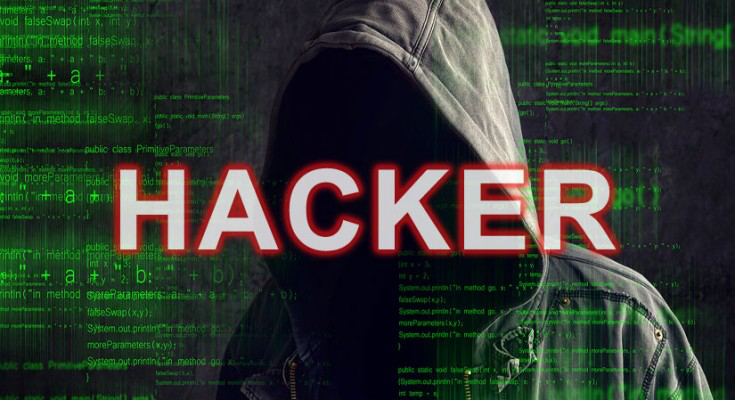
#> input picture testImage.png, 735 x 400 px; its folder holds 2 pictures in this run
$ python textInImage.py
#> lines starting #> are read from the running program, lines starting #| are printed output that depends on the picture
# Author: Steve Sanchez
# Course: CPSC 353
# Due date: 10/31/17
# This program hides and reveals text from a PNG image. To hide a message,
# store the message in the message.txt file in the program directory.
from PIL import Image
import getopt
import sys
import argparse
import time
import os


# Functions for decoding and encoding the images
# [58 lines left out: function decode, not called in this run]


def encode(fileName):
    # Open the image file
#> called with fileName = 'testImage.png'
    imageFile = Image.open(fileName)
#> imageFile is the input picture: PIL image 735x400 RGB; mean R, G, B 49.1, 57.5, 48.3

    # Rotate image to write from top left to bottom right
    # (Would be bottom right to top left in original orientation)
    imageFile = imageFile.rotate(180)
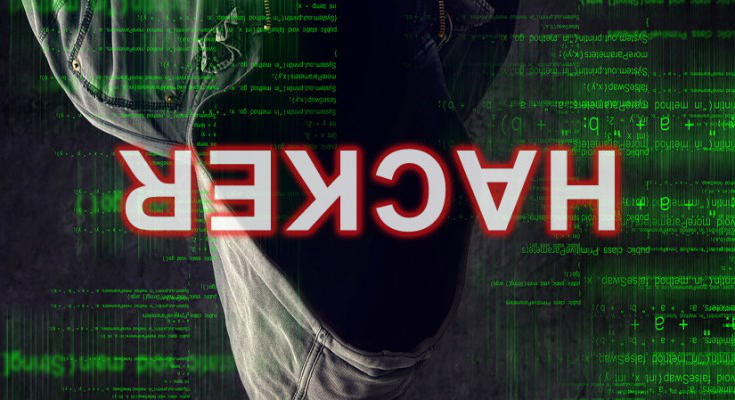
#> imageFile: PIL image 735x400 RGB; mean R, G, B 49.1, 57.5, 48.3

    # Read in text file containing message to hide
    text = open('message.txt', 'r')
#> (reads message.txt from the repository)
    message = text.read()

    # If the message length cannot be stored in the image, print error and exit
    if (len(message)*8 + (11*3) > imageFile.width * imageFile.height * 3):
        print("Message cannot be stored in image provided. Please use a larger image.")
        time.sleep(5.5)
        sys.exit(0)

    # Convert text # of bits to binary
    # Get rid of 0b prefix and add leading 0s if needed to get max 32 bits
    textLength = bin(len(message)*8)[2:]
    textLength = "{:0>32}".format(textLength)

    # Create list of characters from string
    charMsg = list(message)

    # Convert each character to an integer, then to binary 8 bit value
    binaryMsg = []
    for i in range(len(charMsg)):
        intVal = (ord(charMsg[i]))
        binaryMsg.append(bin(intVal)[2:])
        binaryMsg[i] = "{:0>8}".format(binaryMsg[i])

    # Get width and height of images for nested for-loop traversal
    width = imageFile.width
#> width = 735
    height = imageFile.height
#> height = 400

    # Get an RGBA copy of the image and create a new image
    # that will store the hidden text
    rgbaImage = imageFile.convert("RGBA")
    pngImage = Image.new('RGBA',(width,height))
#> pngImage: PIL image 735x400 RGBA; every value is 0

    # Create a list of LSBs from the text length binary
    # Append the 33rd bit that will be ignored when decoding
    lsb = list(textLength)
    lsb.append('0')

    # Append the bits holding the message to the list of LSBs
    for j in range(len(binaryMsg)):
        lsb = lsb + list(binaryMsg[j])

    # Append the LSB to appropriate pixel rgb values
    counter = 0
    for y in range(height):
        for x in range(width):
            (r,g,b,a) = rgbaImage.getpixel((x,y))
            # If the counter is under the length of our LSB list,
            # convert each rgb to binary, append the LSB, and convert
            # back to integer
            if (counter < len(lsb)-1):
                r = "{:0>8}".format(bin(r)[2:])
                g = "{:0>8}".format(bin(g)[2:])
                b = "{:0>8}".format(bin(b)[2:])

                r = r[:7]
                r += lsb[counter]

                g = g[:7]
                g += lsb[(counter+1)]

                b = b[:7]
                b += lsb[(counter+2)]

                r = int(r, 2)
                g = int(g, 2)
                b = int(b, 2)

            # If the counter has reached the last LSB in list,
            # convert ONLY the r to binary, append the LSB, and convert
            # back to integer
            elif (counter == len(lsb)-1):
                r = "{:0>8}".format(bin(r)[2:])
                r = r[:7]
                r += lsb[counter]
                r = int(r, 2)
            # Store the pixel in the png image using the rgba values
            # and increment the count by 3 (3 for every rbg pairing)
            pngImage.putpixel((x,y),(r,g,b,a))
            counter += 3
#> after the loop, counter = 882000


    # Rotate image back to original orientation before saving
    # and close text file
    pngImage = pngImage.rotate(180)
    text.close()

    # Split the file name into the name and extension
    # This is to re-use the same file name for saving to PNG
    name, extension = os.path.splitext(fileName)

    # Save as a PNG
    pngImage.save('{}_E.png'.format(name), "PNG")

    return


# Placeholder for console-entered file name
fileName = "testImage.png"


# Parse arguments to determine when user is decoding/encoding as well as to obtain image filename
parser = argparse.ArgumentParser(description = "Process some image file")
parser.add_argument('-d', metavar = 'Decode', type = str, help = 'An image to decode')
parser.add_argument('-e', metavar = 'Encode', type = str, help = 'An image to encode')
args = parser.parse_args()


# Print args
print(args)


# Run appropriate function depending on arguments entered
# Decodes testImage by default if nothing was entered
if (args.__dict__['d'] != None):
    fileName = args.__dict__['d']
    decode(fileName)
elif (args.__dict__['e'] != None):
    fileName = args.__dict__['e']
    encode(fileName)
else:
    encode(fileName)

time.sleep(5.5)
